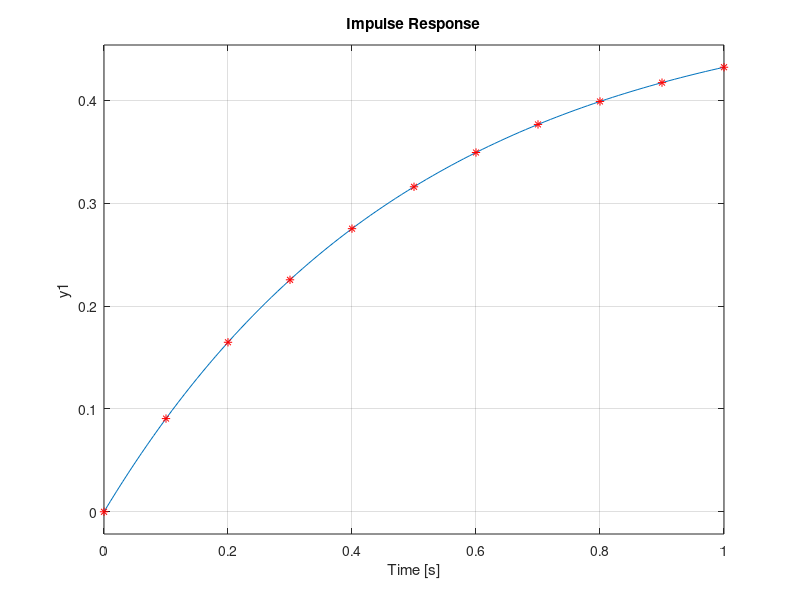
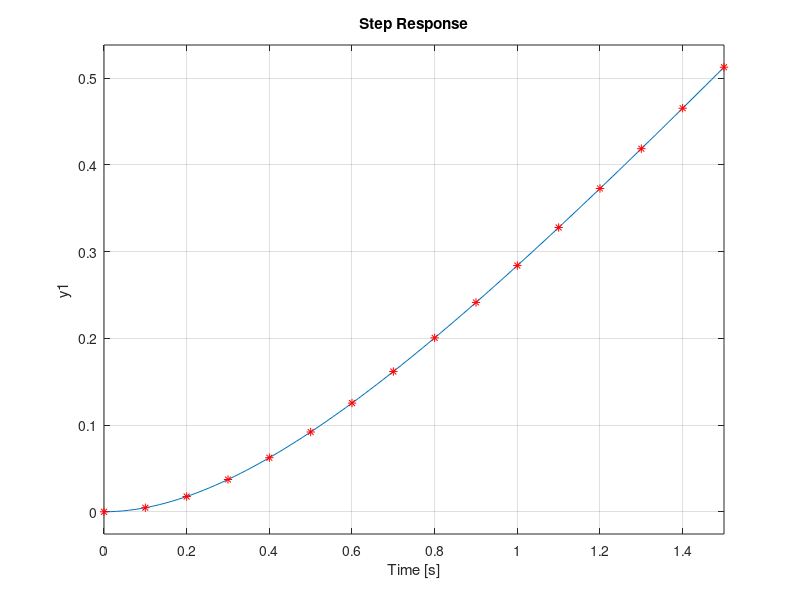
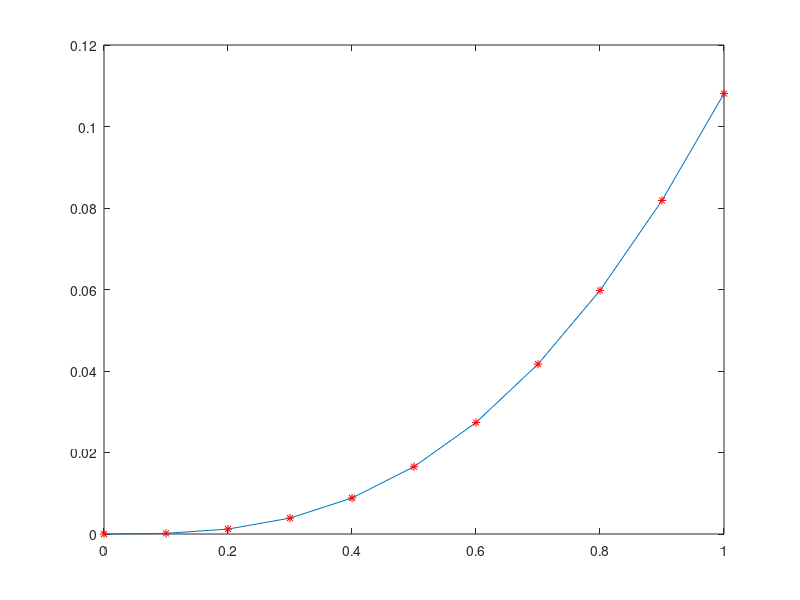

Reproduce these figures in MATLAB, in order.
H = tf(1, [1,2,0])

%RASPUNS LA IMPULS
figure()
impulse(H,1);
t = 0:0.1:1;
h = 1/2-1/2*exp(-2*t);
hold on;
plot(t,h,'*r');

%RASPUNS LA TREAPTA
figure()
step(H,1.5); 
t = 0:0.1:1.5;
yt = -1/4+1/2*t+1/4*exp(-2*t);
hold on;
plot(t,yt,'*r');

%RASPUNS LA RAMPA
figure()
t = 0:0.1:1;
u = t;
y = lsim(H,u,t);
plot(t,y);
hold on;
yr = 1/8-1/4*t+1/4*t.^2-1/8*exp(-2*t);
plot(t,yr,'*r');
